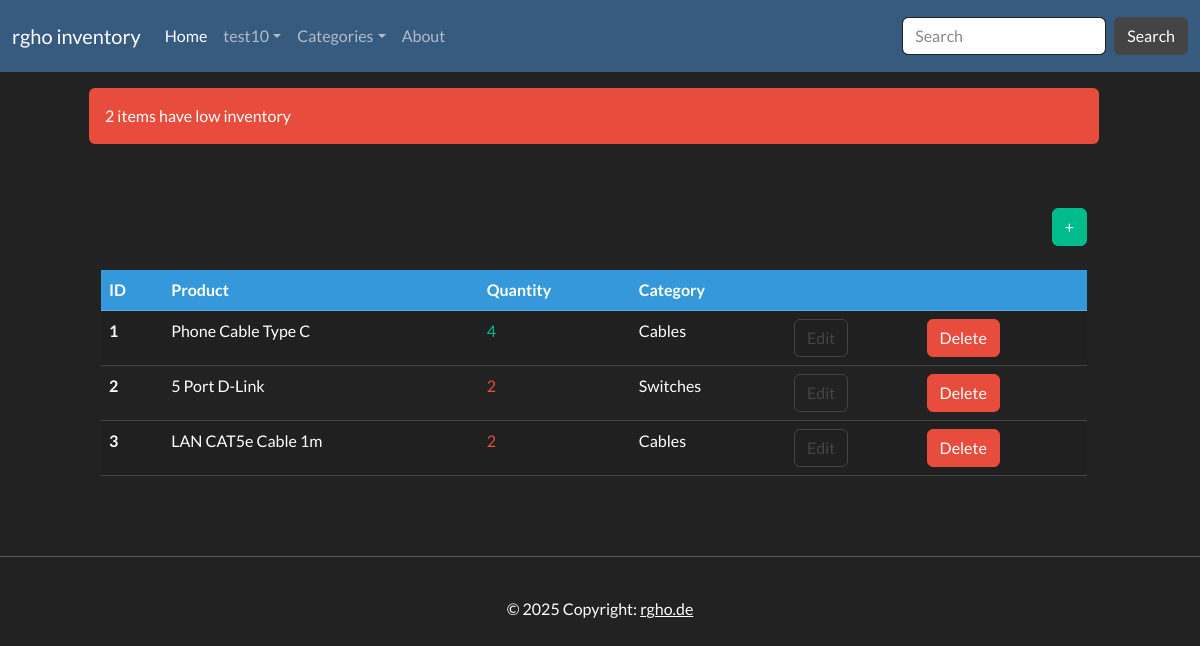
Page /dashboard/ (signed in) on the earlier database version.
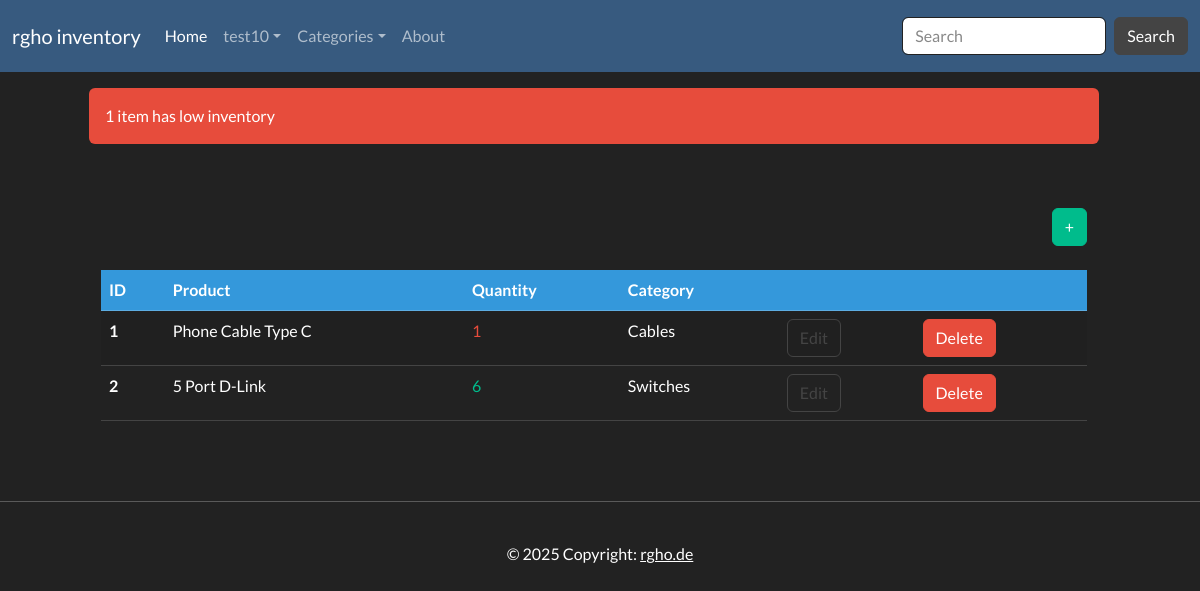
Same page on the later database version.
### inventory/models.py (models this page shows, shortened)
class InventoryItem(models.Model):
	product = models.CharField(max_length=200)
	quantity = models.IntegerField()
	category = models.ForeignKey('Category', on_delete=models.SET_NULL, blank=True, null=True)
	date_created = models.DateTimeField(auto_now_add=True)
	user = models.ForeignKey(User, on_delete=models.CASCADE)

class Category(models.Model):
	name = models.CharField(max_length=200)
	class Meta:
		verbose_name_plural = 'categories'

### inventory/views.py (the view)
# urls.py: path('dashboard/', Dashboard.as_view(), name='dashboard'),
class Dashboard(LoginRequiredMixin, View):
	def get(self, request):
		items = InventoryItem.objects.filter(user=self.request.user.id).order_by('id')
		low_inventory = InventoryItem.objects.filter(
			user=self.request.user.id,
			quantity__lte=LOW_QUANTITY
		)
		if low_inventory.count() > 0:
			if low_inventory.count() > 1:
				messages.error(request, f'{low_inventory.count()} items have low inventory')
			else:
				messages.error(request, f'{low_inventory.count()} item has low inventory')
		low_inventory_ids = InventoryItem.objects.filter(
			user=self.request.user.id,
			quantity__lte=LOW_QUANTITY
		).values_list('id', flat=True)
		return render(request, 'inventory/dashboard.html', {'items': items, 'low_inventory_ids': low_inventory_ids})

### inventory/context_processors.py (called while the page is built)
def categories(request):
    return {
        'categories': Category.objects.all()
    }

### inventory/templates/inventory/dashboard.html (shortened to what this page needs)
{% extends 'inventory/base.html' %}
{% block content %}
	{% if messages %}
		<div class="row mt-3" style="margin-right: 0;">
			{% for message in messages %}
				{% if message.tags == 'error' %}
					<div class="col-md-10 col-12 mx-auto alert alert-danger">
						{{ message }}
					</div>
				{% else %}
					<div class="col-md-10 col-12 mx-auto alert alert-success">
						{{ message }}
					</div>
				{% endif %}
			{% endfor %}
		</div>
	{% endif %}
	<div class="row" style="margin-right: 0;">
		<div class="col-md-10 col-12 mx-auto mt-5">
			<div class="d-flex justify-content-end">
				<a href="{% url 'add-item' %}" class="btn btn-success">+</a>
			</div>
<br>
			<table class="table table-hover table-striped" style="margin-right: 0;">
				<thead class="table-info">
                    <tr>
                      <th scope="col">ID</th>
                      <th scope="col">Product</th>
                      <th scope="col">Quantity</th>
                      <th scope="col">Category</th>
                      <th></th>
                      <th></th>
                    </tr>
                  </thead>
				<tbody>
					{% for item in items %}
					<tr>
						<th scope="row">{{ item.id }}</th>
						<td>{{ item.product }}</td>
						{% if item.id in low_inventory_ids %}
							<td class="text-danger">{{ item.quantity }}</td>
						{% else %}
							<td class="text-success">{{ item.quantity }}</td>
						{% endif %}
						<td>{{ item.category.name }}</td>
						<td><a href="{% url 'edit-item' item.id %}" class="btn btn-outline-secondary">Edit</a></td>
						<td><a href="{% url 'delete-item' item.id %}" class="btn btn-danger">Delete</a></td>
					</tr>
					{% endfor %}
				</tbody>
			</table>
		</div>
	</div>
{% endblock content %}

### inventory/templates/inventory/base.html (shortened to what this page needs)
{% load static %}
<!DOCTYPE html>
<html lang="en">
<head>
    <link href="https://cdn.jsdelivr.net/npm/bootstrap@5.3.3/dist/css/bootstrap.min.css" rel="stylesheet">
    <link rel="stylesheet" href="{% static 'style.css' %}">
    <link rel="stylesheet" href="{% static 'bootswatch.css' %}">
</head>
<body>
    {% include 'inventory/navbar.html' %}
    {% block content %}
    {% endblock content %}
    <br><br>
    <footer>
        <figure class="text-center">
            <hr class="footer-hr">
            <br>
            © 2025 Copyright:
            <a class="text-body" href="#">rgho.de</a>
          </figure>
    </footer>
    <br>
</body>
</html>

### inventory/templates/inventory/navbar.html (shortened to what this page needs)
<nav class="navbar navbar-expand-lg bg-primary" data-bs-theme="dark">
    <div class="container-fluid">
      <a class="navbar-brand" href="{% url 'index' %}">rgho inventory</a>
      <div class="collapse navbar-collapse" id="navbarColor01">
        <ul class="navbar-nav me-auto">
          <li class="nav-item">
            <a class="nav-link active" href="{% url 'index' %}">Home
            </a>
          </li>
          <li class="nav-item dropdown">
            {% if user.is_authenticated %}
            <a class="nav-link dropdown-toggle" data-bs-toggle="dropdown" href="#" role="button" aria-haspopup="true" aria-expanded="false">{{ user.username }}</a>
            {% else %}
            <a class="nav-link dropdown-toggle" data-bs-toggle="dropdown" href="#" role="button" aria-haspopup="true" aria-expanded="false">Profile</a>
            <div class="dropdown-menu">
              <a class="dropdown-item" href="{% url 'login' %}">Sign In</a>
              <a class="dropdown-item" href="{% url 'signup' %}">Sign Up</a>
              {% endif %}
          </li>
          <li class="nav-item dropdown">
            <a class="nav-link dropdown-toggle" data-bs-toggle="dropdown" href="#" role="button" aria-haspopup="true" aria-expanded="false">Categories</a>
          </li>
          <li class="nav-item">
            <a class="nav-link" href="#">About</a>
          </li>
        </ul>
        <form class="d-flex" method="GET" action="{% url 'search_inventory' %}">
          <input class="form-control me-sm-2" type="search" name="search" placeholder="Search" value="{{ search_query }}">
          <button class="btn btn-secondary my-2 my-sm-0" type="submit">Search</button>
        </form>
      </div>
    </div>
  </nav>

### inventory/static/style.css (style rules this page uses)
html, body { overflow-x: hidden; width: 100%; margin: 0; padding: 0; }
.row, .container { margin-right: 0; margin-left: 0; }
* { box-sizing: border-box; }
html, body { font-family: var(--bs-body-font-family); font-size: var(--bs-body-font-size); font-weight: var(--bs-body-font-weight); line-height: var(--bs-body-line-height); color: var(--bs-body-color); background-color: var(--bs-body-bg); }

Differences in the rows shown:
removed InventoryItem: id "3", product "LAN CAT5e Cable 1m", quantity "2", category.name "Cables"
changed InventoryItem "Phone Cable Type C": quantity "4" → "1"
changed InventoryItem "5 Port D-Link": quantity "2" → "6"
Other differences:
new list line: "1 item has low inventory"
list line gone: "2 items have low inventory"
